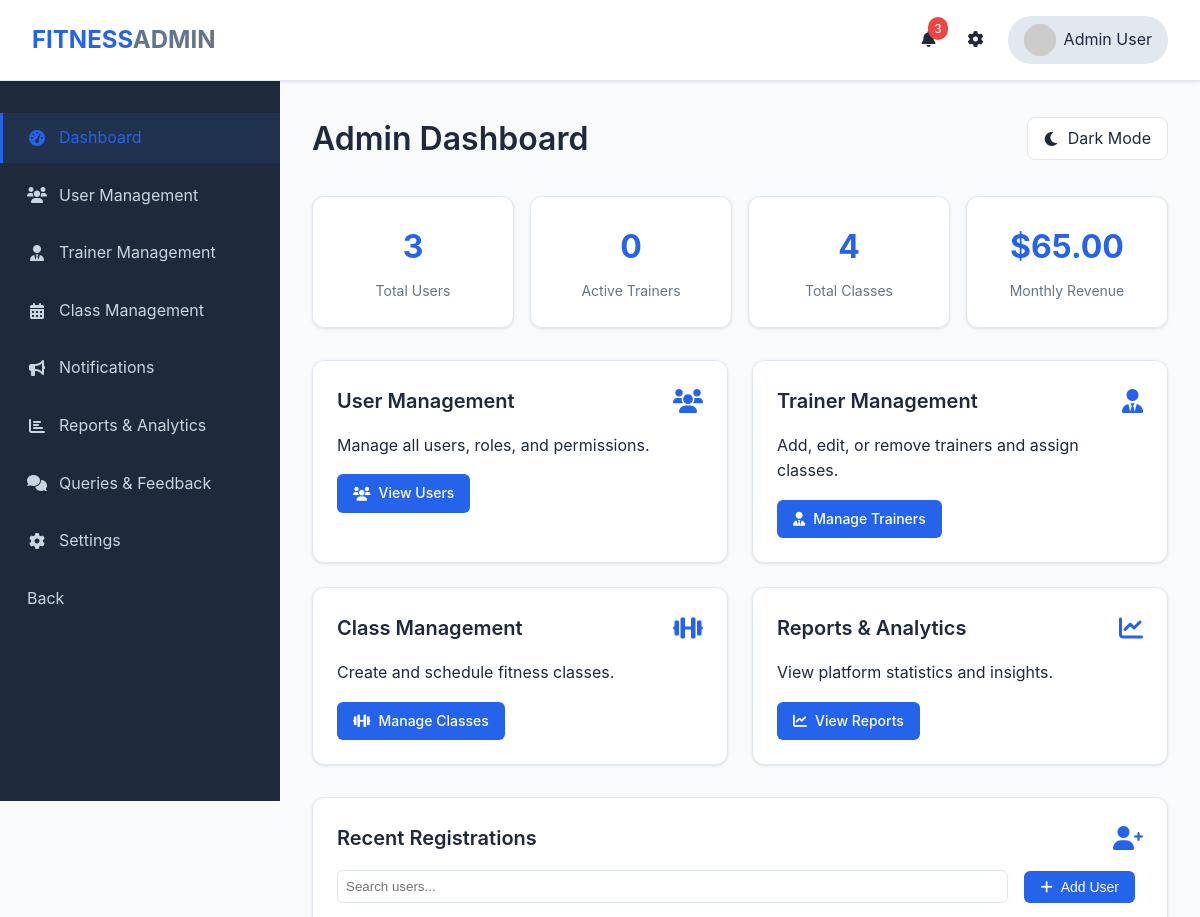
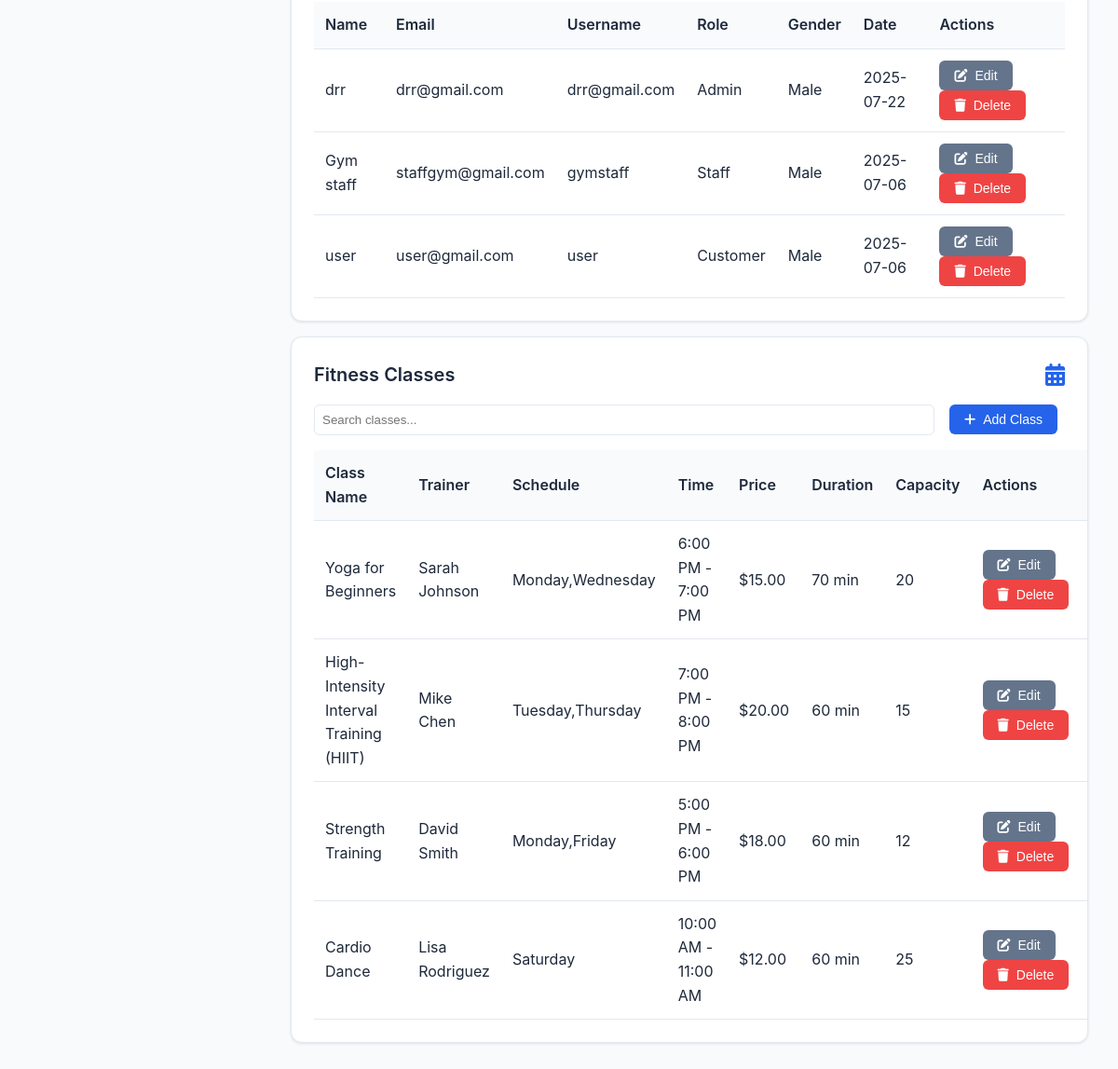
The app's page /admin.php with its own data (2 pictures, top to bottom).
### tables this page shows
CREATE TABLE IF NOT EXISTS `users` (
  `id` int NOT NULL AUTO_INCREMENT,
  `name` varchar(100) NOT NULL,
  `email` varchar(100) NOT NULL,
  `username` varchar(50) NOT NULL,
  `gender` enum('Male','Female','Other') NOT NULL,
  `date` date NOT NULL,
  `usertype` enum('Admin','Customer','Staff') NOT NULL,
  `password` varchar(255) NOT NULL,
  PRIMARY KEY (`id`),
  UNIQUE KEY `email` (`email`),
  UNIQUE KEY `username` (`username`)
);

CREATE TABLE IF NOT EXISTS `classes` (
  `id` int NOT NULL AUTO_INCREMENT,
  `class_name` varchar(100) NOT NULL,
  `description` text,
  `trainer` varchar(100) DEFAULT NULL,
  `schedule_days` varchar(50) DEFAULT NULL,
  `schedule_time` varchar(50) DEFAULT NULL,
  `price` decimal(10,2) DEFAULT NULL,
  `duration` int DEFAULT '60',
  `capacity` int DEFAULT '20',
  `created_at` timestamp NULL DEFAULT CURRENT_TIMESTAMP,
  PRIMARY KEY (`id`)
);

### Web/admin.php (the view, shortened to what this page needs)
<?php
$host = 'localhost';
$dbname = 'nalifitzone';
$username = 'root';
$password = '';
try {
    $pdo = new PDO("mysql:host=$host;dbname=$dbname", $username, $password);
    $pdo->setAttribute(PDO::ATTR_ERRMODE, PDO::ERRMODE_EXCEPTION);
} catch(PDOException $e) {
    die("Connection failed: " . $e->getMessage());
}
function getUsers($pdo) {
    $stmt = $pdo->query("SELECT * FROM users ORDER BY date DESC");
    return $stmt->fetchAll(PDO::FETCH_ASSOC);
}
function getClasses($pdo) {
    $stmt = $pdo->query("SELECT * FROM classes ORDER BY created_at DESC");
    return $stmt->fetchAll(PDO::FETCH_ASSOC);
}
function getStats($pdo) {
    $stats = [];
    $stmt = $pdo->query("SELECT COUNT(*) as total FROM users");
    $stats['totalUsers'] = $stmt->fetch(PDO::FETCH_ASSOC)['total'];
    $stmt = $pdo->query("SELECT COUNT(*) as total FROM users WHERE usertype = 'trainer' OR usertype = 'Trainer'");
    $stats['activeTrainers'] = $stmt->fetch(PDO::FETCH_ASSOC)['total'];
    $stmt = $pdo->query("SELECT COUNT(*) as total FROM classes");
    $stats['totalClasses'] = $stmt->fetch(PDO::FETCH_ASSOC)['total'];
    $stmt = $pdo->query("SELECT SUM(price) as revenue FROM classes WHERE MONTH(created_at) = MONTH(CURRENT_DATE()) AND YEAR(created_at) = YEAR(CURRENT_DATE())");
    $revenue = $stmt->fetch(PDO::FETCH_ASSOC)['revenue'];
    $stats['monthlyRevenue'] = $revenue ? '$' . number_format($revenue, 2) : '$0.00';
    return $stats;
}
$users = getUsers($pdo);
$classes = getClasses($pdo);
$stats = getStats($pdo);
?>
<!DOCTYPE html>
<html lang="en">
<head>
  <link rel="stylesheet" href="https://cdnjs.cloudflare.com/ajax/libs/font-awesome/6.0.0-beta3/css/all.min.css">
  <link rel="stylesheet" href="css/oe.css">
</head>
<body>
  <header>
    <div class="logo">FITNESS<span>ADMIN</span></div>
    <nav>
      <ul>
        <li>
          <a href="#" onclick="showNotifications()">
            <i class="fas fa-bell"></i>
            <span class="notification-badge">3</span>
          </a>
        </li>
        <li><a href="#" onclick="showSettings()"><i class="fas fa-cog"></i></a></li>
        <li class="user-profile" onclick="showUserMenu()">
          <img src="https://randomuser.me/api/portraits/men/32.jpg" alt="Admin">
          <span>Admin User</span>
        </li>
      </ul>
    </nav>
  </header>
  <div class="dashboard-container">
    <aside class="sidebar">
      <ul class="sidebar-menu">
        <li><a href="#" class="active" onclick="showDashboard()"><i class="fas fa-tachometer-alt"></i> Dashboard</a></li>
        <li><a href="#" onclick="showUserManagement()"><i class="fas fa-users"></i> User Management</a></li>
        <li><a href="#" onclick="showTrainerManagement()"><i class="fas fa-user-tie"></i> Trainer Management</a></li>
        <li><a href="#" onclick="showClassManagement()"><i class="fas fa-calendar-alt"></i> Class Management</a></li>
        <li><a href="#" onclick="showNotifications()"><i class="fas fa-bullhorn"></i> Notifications</a></li>
        <li><a href="#" onclick="showReports()"><i class="fas fa-chart-bar"></i> Reports & Analytics</a></li>
        <li><a href="#" onclick="showFeedback()"><i class="fas fa-comments"></i> Queries & Feedback</a></li>
        <li><a href="#" onclick="showSettings()"><i class="fas fa-cog"></i> Settings</a></li>
        <li><a href="index.php"></i>Back </a></li>
      </ul>
    </aside>
    <main class="main-content">
      <div class="dashboard-header">
        <h1 class="dashboard-title">Admin Dashboard</h1>
        <div class="dark-mode-toggle" onclick="toggleDarkMode()">
          <i class="fas fa-moon"></i>
          <span>Dark Mode</span>
        </div>
      </div>
      <div class="stats-grid">
        <div class="stats-card">
          <div class="stats-number" id="totalUsers"><?php echo $stats['totalUsers']; ?></div>
          <div class="stats-label">Total Users</div>
        </div>
        <div class="stats-card">
          <div class="stats-number" id="activeTrainers"><?php echo $stats['activeTrainers']; ?></div>
          <div class="stats-label">Active Trainers</div>
        </div>
        <div class="stats-card">
          <div class="stats-number" id="totalClasses"><?php echo $stats['totalClasses']; ?></div>
          <div class="stats-label">Total Classes</div>
        </div>
        <div class="stats-card">
          <div class="stats-number" id="monthlyRevenue"><?php echo $stats['monthlyRevenue']; ?></div>
          <div class="stats-label">Monthly Revenue</div>
        </div>
      </div>
      <div class="card-grid">
        <div class="card">
          <div class="card-header">
            <h3 class="card-title">User Management</h3>
            <i class="fas fa-users card-icon"></i>
          </div>
          <p>Manage all users, roles, and permissions.</p>
          <div class="mt-3">
            <a href="#" class="btn btn-primary" onclick="showUserManagement()">
              <i class="fas fa-users"></i> View Users
            </a>
          </div>
        </div>
        <div class="card">
          <div class="card-header">
            <h3 class="card-title">Trainer Management</h3>
            <i class="fas fa-user-tie card-icon"></i>
          </div>
          <p>Add, edit, or remove trainers and assign classes.</p>
          <div class="mt-3">
            <a href="#" class="btn btn-primary" onclick="showTrainerManagement()">
              <i class="fas fa-user-tie"></i> Manage Trainers
            </a>
          </div>
        </div>
        <div class="card">
          <div class="card-header">
            <h3 class="card-title">Class Management</h3>
            <i class="fas fa-dumbbell card-icon"></i>
          </div>
          <p>Create and schedule fitness classes.</p>
          <div class="mt-3">
            <a href="#" class="btn btn-primary" onclick="showClassManagement()">
              <i class="fas fa-dumbbell"></i> Manage Classes
            </a>
          </div>
        </div>
        <div class="card">
          <div class="card-header">
            <h3 class="card-title">Reports & Analytics</h3>
            <i class="fas fa-chart-line card-icon"></i>
          </div>
          <p>View platform statistics and insights.</p>
          <div class="mt-3">
            <a href="#" class="btn btn-primary" onclick="showReports()">
              <i class="fas fa-chart-line"></i> View Reports
            </a>
          </div>
        </div>
      </div>
      <div class="card mt-3">
        <div class="card-header">
          <h3 class="card-title">Recent Registrations</h3>
          <i class="fas fa-user-plus card-icon"></i>
        </div>
        <div class="search-bar">
          <input type="text" placeholder="Search users..." onkeyup="searchUsers(this.value)">
          <button class="btn btn-primary" onclick="showAddUserModal()">
            <i class="fas fa-plus"></i> Add User
          </button>
        </div>
        <table class="table" id="usersTable">
          <thead>
            <tr>
              <th>Name</th>
              <th>Email</th>
              <th>Username</th>
              <th>Role</th>
              <th>Gender</th>
              <th>Date</th>
              <th>Actions</th>
            </tr>
          </thead>
          <tbody id="usersTableBody">
            <?php foreach ($users as $index => $user): ?>
            <tr>
              <td><?php echo htmlspecialchars($user['name']); ?></td>
              <td><?php echo htmlspecialchars($user['email']); ?></td>
              <td><?php echo htmlspecialchars($user['username']); ?></td>
              <td><?php echo htmlspecialchars($user['usertype']); ?></td>
              <td><?php echo htmlspecialchars($user['gender']); ?></td>
              <td><?php echo htmlspecialchars($user['date']); ?></td>
              <td>
                <button class="btn btn-secondary" onclick="editUser(<?php echo $user['id']; ?>)">
                  <i class="fas fa-edit"></i> Edit
                </button>
                <button class="btn btn-danger" onclick="deleteUser(<?php echo $user['id']; ?>)">
                  <i class="fas fa-trash"></i> Delete
                </button>
              </td>
            </tr>
            <?php endforeach; ?>
          </tbody>
        </table>
      </div>
      <div class="card mt-3">
        <div class="card-header">
          <h3 class="card-title">Fitness Classes</h3>
          <i class="fas fa-calendar-alt card-icon"></i>
        </div>
        <div class="search-bar">
          <input type="text" placeholder="Search classes..." onkeyup="searchClasses(this.value)">
          <button class="btn btn-primary" onclick="showAddClassModal()">
            <i class="fas fa-plus"></i> Add Class
          </button>
        </div>
        <table class="table" id="classesTable">
          <thead>
            <tr>
              <th>Class Name</th>
              <th>Trainer</th>
              <th>Schedule</th>
              <th>Time</th>
              <th>Price</th>
              <th>Duration</th>
              <th>Capacity</th>
              <th>Actions</th>
            </tr>
          </thead>
          <tbody id="classesTableBody">
            <?php foreach ($classes as $index => $class): ?>
            <tr>
              <td><?php echo htmlspecialchars($class['class_name']); ?></td>
              <td><?php echo htmlspecialchars($class['trainer']); ?></td>
              <td><?php echo htmlspecialchars($class['schedule_days']); ?></td>
              <td><?php echo htmlspecialchars($class['schedule_time']); ?></td>
              <td>$<?php echo htmlspecialchars($class['price']); ?></td>
              <td><?php echo htmlspecialchars($class['duration']); ?> min</td>
              <td><?php echo htmlspecialchars($class['capacity']); ?></td>
              <td>
                <button class="btn btn-secondary" onclick="editClass(<?php echo $class['id']; ?>)">
                  <i class="fas fa-edit"></i> Edit
                </button>
                <button class="btn btn-danger" onclick="deleteClass(<?php echo $class['id']; ?>)">
                  <i class="fas fa-trash"></i> Delete
                </button>
              </td>
            </tr>
            <?php endforeach; ?>
          </tbody>
        </table>
      </div>
    </main>
  </div>
</body>
</html>

### records on screen
users: name "drr", email "drr@gmail.com", username "drr@gmail.com", usertype "Admin", gender "Male", date "2025-07-22"
users: name "Gym staff", email "staffgym@gmail.com", username "gymstaff", usertype "Staff", gender "Male", date "2025-07-06"
users: name "user", email "user@gmail.com", username "user", usertype "Customer", gender "Male", date "2025-07-06"
classes: class_name "Yoga for Beginners", trainer "Sarah Johnson", schedule_days "Monday,Wednesday", schedule_time "6:00 PM - 7:00 PM", price "15.00", duration "70", capacity "20"
classes: class_name "High-Intensity Interval Training (HIIT)", trainer "Mike Chen", schedule_days "Tuesday,Thursday", schedule_time "7:00 PM - 8:00 PM", price "20.00", duration "60", capacity "15"
classes: class_name "Strength Training", trainer "David Smith", schedule_days "Monday,Friday", schedule_time "5:00 PM - 6:00 PM", price "18.00", duration "60", capacity "12"
classes: class_name "Cardio Dance", trainer "Lisa Rodriguez", schedule_days "Saturday", schedule_time "10:00 AM - 11:00 AM", price "12.00", duration "60", capacity "25"

### other values on screen
$stats['totalUsers'] "3"
$stats['activeTrainers'] "0"
$stats['totalClasses'] "4"
$stats['monthlyRevenue'] "$65.00"
